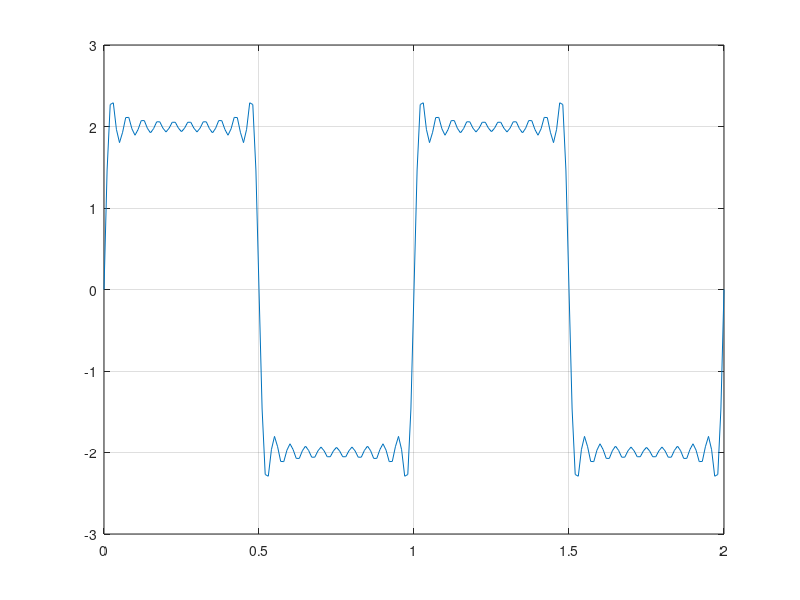

Write the MATLAB code that produced this figure.
clc
clear
close all

A = 4;
w0=2*pi;
t=0:0.01:2;
y = 0;
a0 = A/2;

for n = 1:10
    k = 2*n - 1
    y = y + ((2*A) / (k*pi))*sin(k*w0*t);
    plot(t,y)
    hold off
    grid on 
    pause(0.5)
end
